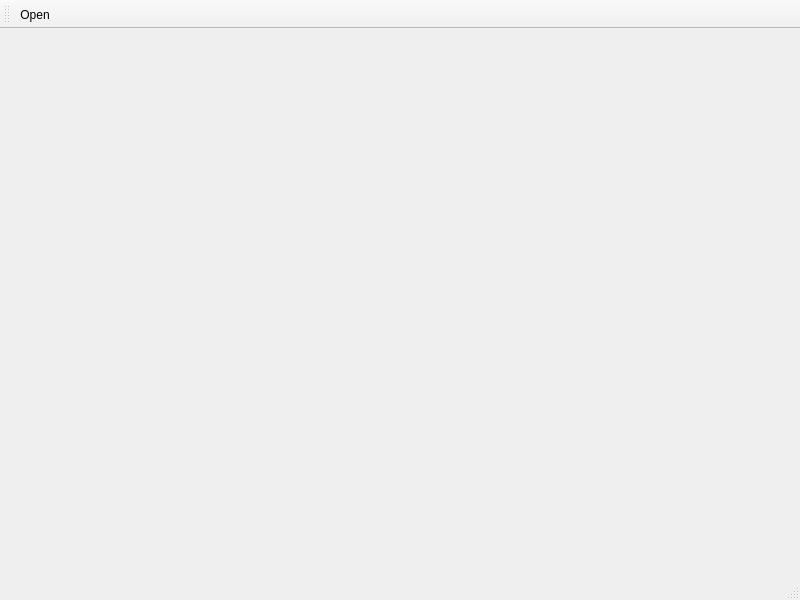
<?xml version="1.0" encoding="UTF-8"?>
<ui version="4.0">
 <class>MainWindow</class>
 <widget class="QMainWindow" name="MainWindow">
  <property name="geometry">
   <rect>
    <x>0</x>
    <y>0</y>
    <width>800</width>
    <height>600</height>
   </rect>
  </property>
  <property name="windowTitle">
   <string>BImModelingViewer</string>
  </property>
  <widget class="QWidget" name="centralwidget"/>
  <widget class="QMenuBar" name="menubar">
   <property name="geometry">
    <rect>
     <x>0</x>
     <y>0</y>
     <width>800</width>
     <height>22</height>
    </rect>
   </property>
  </widget>
  <widget class="QStatusBar" name="statusbar"/>
  <widget class="QToolBar" name="toolBar">
   <property name="windowTitle">
    <string>toolBar</string>
   </property>
   <attribute name="toolBarArea">
    <enum>TopToolBarArea</enum>
   </attribute>
   <attribute name="toolBarBreak">
    <bool>false</bool>
   </attribute>
   <addaction name="actionOpen"/>
  </widget>
  <action name="actionOpen">
   <property name="icon">
    <iconset>
     <normaloff>Resources/Images/open.png</normaloff>Resources/Images/open.png</iconset>
   </property>
   <property name="text">
    <string>Open</string>
   </property>
   <property name="toolTip">
    <string>open glTF</string>
   </property>
  </action>
 </widget>
 <resources>
  <include location="BimModelingViewer.qrc"/>
 </resources>
 <connections/>
</ui>
